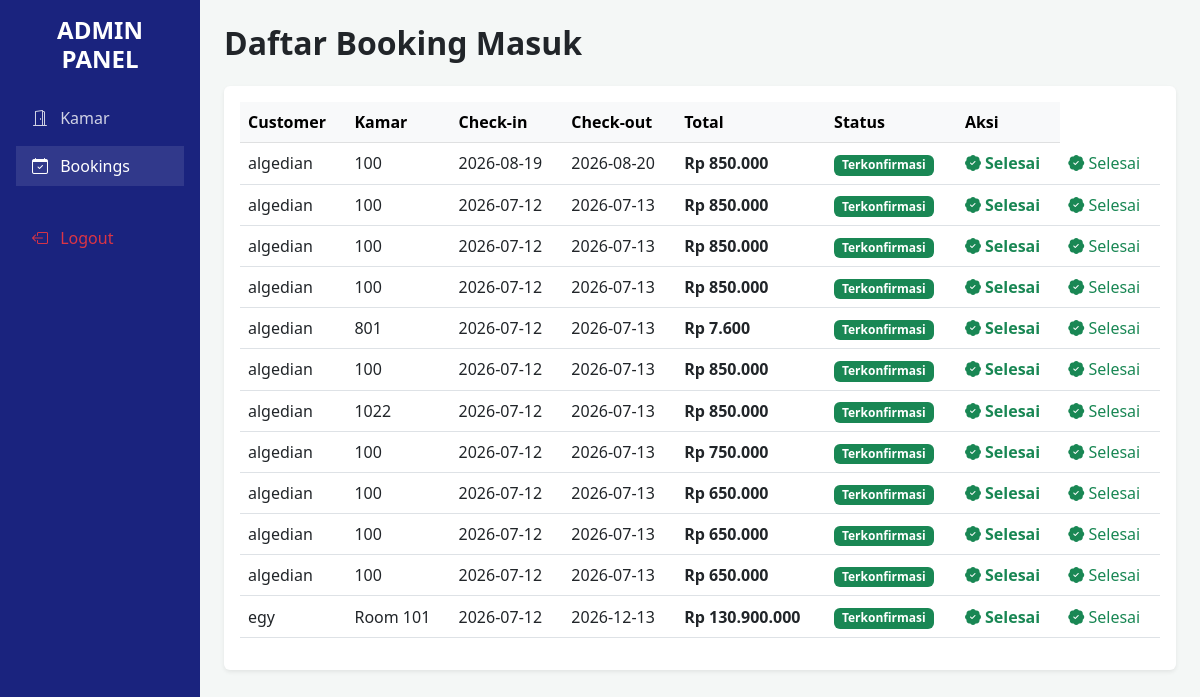
The page /bookings.php (signed in) on the database its author committed.
### tables this page shows
CREATE TABLE `bookings` (
  `id` int NOT NULL,
  `user_id` int DEFAULT NULL,
  `room_id` int DEFAULT NULL,
  `tanggal_checkin` date DEFAULT NULL,
  `tanggal_checkout` date DEFAULT NULL,
  `status` varchar(50) DEFAULT 'Pending',
  `total_harga` int NOT NULL
);

CREATE TABLE `users` (
  `id` int NOT NULL,
  `name` varchar(100) NOT NULL,
  `email` varchar(100) NOT NULL,
  `password` varchar(255) NOT NULL,
  `role` enum('admin','customer') DEFAULT 'customer'
);

CREATE TABLE `rooms` (
  `id` int NOT NULL,
  `nama_kamar` varchar(100) NOT NULL,
  `tipe` varchar(50) NOT NULL,
  `harga` int NOT NULL,
  `status` varchar(50) DEFAULT 'tersedia',
  `deskripsi` text,
  `gambar` varchar(255) DEFAULT NULL
);

### bookings.php (the view, shortened to what this page needs)
<?php require_once 'session_check.php'; ?>
<!DOCTYPE html>
<html lang="en">
<head>
    <link href="https://cdn.jsdelivr.net/npm/bootstrap@5.3.0/dist/css/bootstrap.min.css" rel="stylesheet">
    <link rel="stylesheet" href="https://cdn.jsdelivr.net/npm/bootstrap-icons@1.10.5/font/bootstrap-icons.css">
</head>
<body>
<div class="container-fluid">
    <div class="row">
        <div class="col-md-2 sidebar p-3 d-none d-md-block">
            <h4 class="text-center fw-bold mb-4">ADMIN PANEL</h4>
            <ul class="nav flex-column">
                <li class="nav-item mb-2"><a href="index.php" class="nav-link"><i class="bi bi-door-open me-2"></i> Kamar</a></li>
                <li class="nav-item mb-2"><a href="bookings.php" class="nav-link active"><i class="bi bi-calendar-check me-2"></i> Bookings</a></li>
                <li class="nav-item mt-4"><a href="../auth/logout.php" class="nav-link text-danger"><i class="bi bi-box-arrow-left me-2"></i> Logout</a></li>
            </ul>
        </div>
        <div class="col-md-10 p-4">
            <h2 class="fw-bold mb-4">Daftar Booking Masuk</h2>
            <div class="card shadow-sm border-0 p-3">
                <table class="table table-hover align-middle">
                    <thead class="table-light">
                        <tr>
                            <th>Customer</th>
                            <th>Kamar</th>
                            <th>Check-in</th>
                            <th>Check-out</th>
                            <th>Total</th>
                            <th>Status</th>
                            <th>Aksi</th>
                        </tr>
                    </thead>
                    <tbody>
                        <?php
                        $sql = "SELECT bookings.*, users.name, rooms.nama_kamar
                                FROM bookings
                                JOIN users ON bookings.user_id = users.id
                                JOIN rooms ON bookings.room_id = rooms.id
                                ORDER BY bookings.id DESC";
                        $query = mysqli_query($conn, $sql);
                        while($row = mysqli_fetch_assoc($query)):
                        ?>
                        <tr>
                            <td><?= $row['name']; ?></td>
                            <td><?= $row['nama_kamar']; ?></td>
                            <td><?= $row['tanggal_checkin']; ?></td>
                            <td><?= $row['tanggal_checkout']; ?></td>
                            <td class="fw-bold">Rp <?= number_format($row['total_harga'], 0, ',', '.'); ?></td>
                            <td>
    <?php if($row['status'] == 'menunggu verifikasi'): ?>
        <span class="badge bg-info text-dark">Menunggu Persetujuan</span>
    <?php elseif($row['status'] == 'success'): ?>
        <span class="badge bg-success">Terkonfirmasi</span>
    <?php else: ?>
        <span class="badge bg-secondary"><?= $row['status']; ?></span>
    <?php endif; ?>
</td>
<td>
    <?php if($row['status'] == 'menunggu verifikasi'): ?>
        <a href="booking_aksi.php?id=<?= $row['id']; ?>&action=konfirmasi" class="btn btn-sm btn-success fw-bold">
            <i class="bi bi-check-circle"></i> Setujui
        </a>
        <a href="booking_aksi.php?id=<?= $row['id']; ?>&action=tolak" class="btn btn-sm btn-danger" onclick="return confirm('Tolak pesanan ini?')">
            Tolak
        </a>
    <?php elseif($row['status'] == 'success'): ?>
        <span class="text-success fw-bold"><i class="bi bi-patch-check-fill"></i> Selesai</span>
    <?php else: ?>
        <span class="text-muted">-</span>
    <?php endif; ?>
</td>
                            <td>
                                <?php if($row['status'] == 'pending'): ?>
                                    <a href="booking_aksi.php?id=<?= $row['id']; ?>&action=konfirmasi" class="btn btn-sm btn-success">Setujui</a>
                                    <a href="booking_aksi.php?id=<?= $row['id']; ?>&action=tolak" class="btn btn-sm btn-outline-danger" onclick="return confirm('Tolak pesanan ini?')">Tolak</a>
                                <?php else: ?>
                                    <span class="text-success"><i class="bi bi-patch-check-fill"></i> Selesai</span>
                                <?php endif; ?>
                            </td>
                        </tr>
                        <?php endwhile; ?>
                    </tbody>
                </table>
            </div>
        </div>
    </div>
</div>
</body>
</html>

### bookings.php (style rules this page uses)
body { background-color: #f4f7f6; }
.sidebar { min-height: 100vh; background: #1a237e; color: white; }
.nav-link { color: rgba(255,255,255,0.8); }
.nav-link.active { color: white; background: rgba(255,255,255,0.1); }

### rows shown on the page
bookings: user.name "algedian", room.nama_kamar "100", tanggal_checkin "2026-08-19", tanggal_checkout "2026-08-20", total_harga "850.000", status "Terkonfirmasi"
bookings: user.name "algedian", room.nama_kamar "100", tanggal_checkin "2026-07-12", tanggal_checkout "2026-07-13", total_harga "850.000", status "Terkonfirmasi"
bookings: user.name "algedian", room.nama_kamar "100", tanggal_checkin "2026-07-12", tanggal_checkout "2026-07-13", total_harga "850.000", status "Terkonfirmasi"
bookings: user.name "algedian", room.nama_kamar "100", tanggal_checkin "2026-07-12", tanggal_checkout "2026-07-13", total_harga "850.000", status "Terkonfirmasi"
bookings: user.name "algedian", room.nama_kamar "801", tanggal_checkin "2026-07-12", tanggal_checkout "2026-07-13", total_harga "7.600", status "Terkonfirmasi"
bookings: user.name "algedian", room.nama_kamar "100", tanggal_checkin "2026-07-12", tanggal_checkout "2026-07-13", total_harga "850.000", status "Terkonfirmasi"
bookings: user.name "algedian", room.nama_kamar "1022", tanggal_checkin "2026-07-12", tanggal_checkout "2026-07-13", total_harga "850.000", status "Terkonfirmasi"
bookings: user.name "algedian", room.nama_kamar "100", tanggal_checkin "2026-07-12", tanggal_checkout "2026-07-13", total_harga "750.000", status "Terkonfirmasi"
bookings: user.name "algedian", room.nama_kamar "100", tanggal_checkin "2026-07-12", tanggal_checkout "2026-07-13", total_harga "650.000", status "Terkonfirmasi"
bookings: user.name "algedian", room.nama_kamar "100", tanggal_checkin "2026-07-12", tanggal_checkout "2026-07-13", total_harga "650.000", status "Terkonfirmasi"
bookings: user.name "algedian", room.nama_kamar "100", tanggal_checkin "2026-07-12", tanggal_checkout "2026-07-13", total_harga "650.000", status "Terkonfirmasi"
bookings: user.name "egy", room.nama_kamar "Room 101", tanggal_checkin "2026-07-12", tanggal_checkout "2026-12-13", total_harga "130.900.000", status "Terkonfirmasi"
